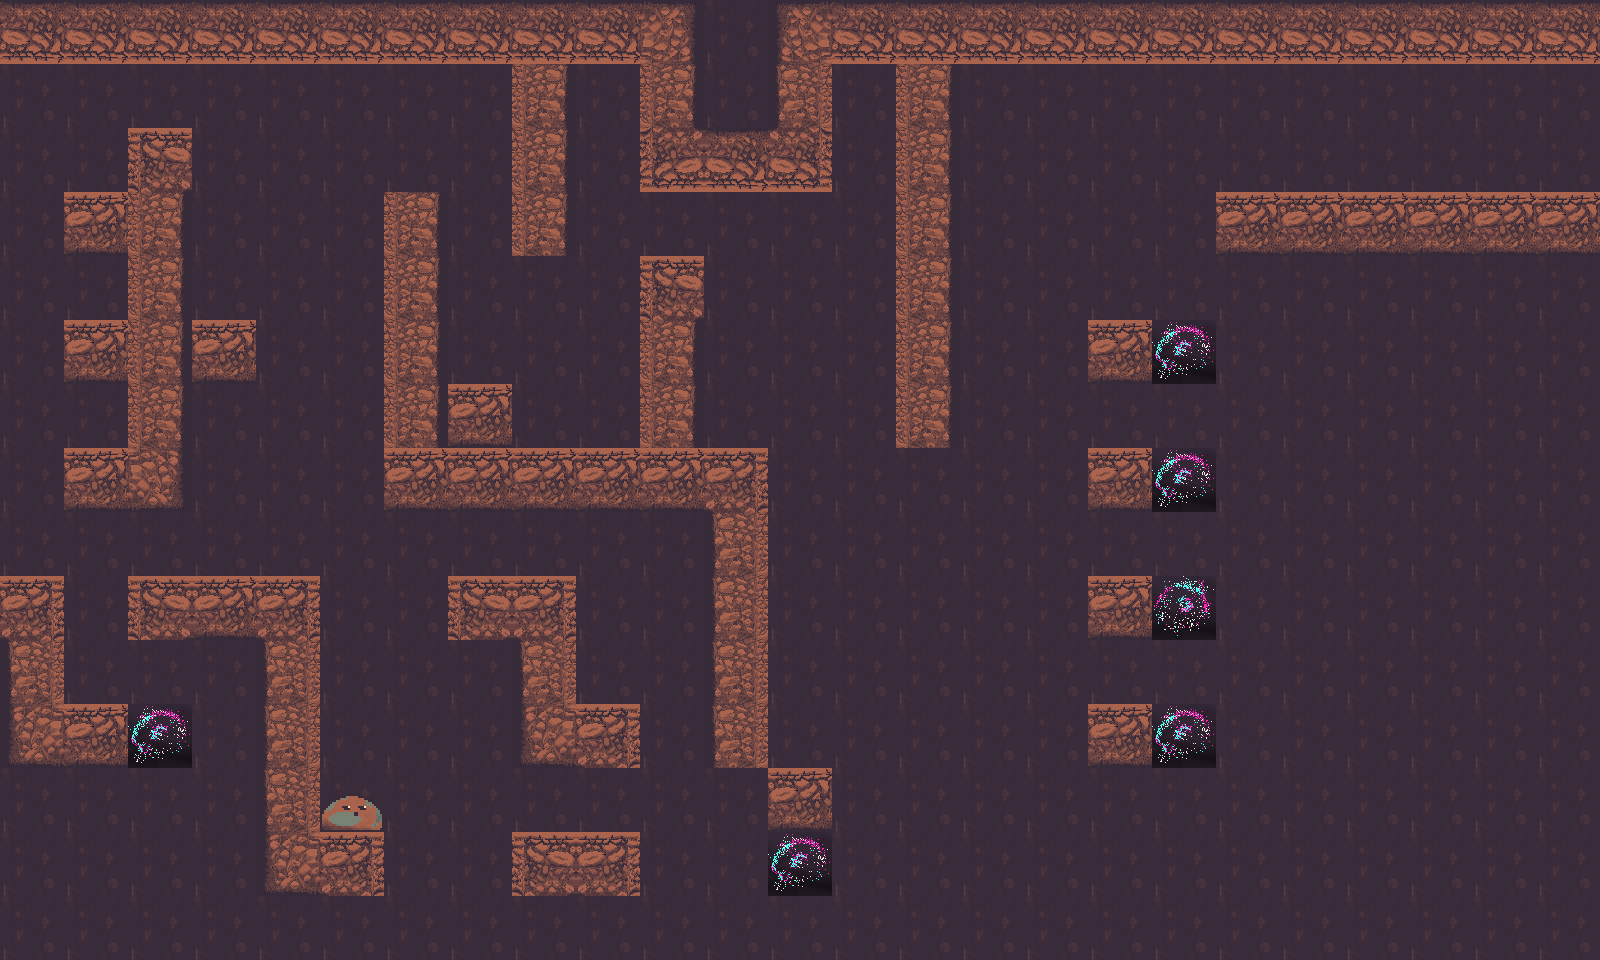

Tiled map render using the project's own tile images. Description and the whole map definition, tile-layer contents included, below:
An orthogonal 25x15 tile map with 64x64 px tiles, 3 tile layers (Background, Map, Player), 4 tilesets.

<map version="1.10" tiledversion="1.10.2" orientation="orthogonal" renderorder="right-down" width="25" height="15" tilewidth="64" tileheight="64" infinite="0" nextlayerid="4" nextobjectid="1">
 <properties>
  <property name="Minimum Spread Delay" value="0.2" />
  <property name="Spread Rate" value="1" />
 </properties>
 <tileset firstgid="1" name="Player" tilewidth="64" tileheight="64" tilecount="1" columns="0">
  <grid orientation="orthogonal" width="1" height="1" />
  <tile id="0">
   <image width="64" height="64" source="../../player/idle/idle01.png" />
  </tile>
 </tileset>
 <tileset firstgid="2" name="Dark Matter" class="source" tilewidth="64" tileheight="64" tilecount="4" columns="0">
  <grid orientation="orthogonal" width="1" height="1" />
  <tile id="0" type="source">
   <image width="64" height="64" source="../../blocks/dark_matter_source/dark_matter_source1.png" />
  </tile>
  <tile id="1" type="source">
   <image width="64" height="64" source="../../blocks/dark_matter_source/dark_matter_source2.png" />
  </tile>
  <tile id="2" type="source">
   <image width="64" height="64" source="../../blocks/dark_matter_source/dark_matter_source3.png" />
  </tile>
  <tile id="3" type="source">
   <image width="64" height="64" source="../../blocks/dark_matter_source/dark_matter_source4.png" />
  </tile>
 </tileset>
 <tileset firstgid="6" name="Blocks" class="solid" tilewidth="192" tileheight="192" tilecount="13" columns="0">
  <grid orientation="orthogonal" width="1" height="1" />
  <tile id="0">
   <image width="192" height="192" source="../../blocks/permanent_blocks/combined_tiles.png" />
  </tile>
  <tile id="1" type="solid">
   <image width="64" height="64" source="../../blocks/permanent_blocks/connector_tile_bottomleft.png" />
  </tile>
  <tile id="2" type="solid">
   <image width="64" height="64" source="../../blocks/permanent_blocks/connector_tile_bottomright.png" />
  </tile>
  <tile id="3" type="solid">
   <image width="64" height="64" source="../../blocks/permanent_blocks/connector_tile_upleft.png" />
  </tile>
  <tile id="4" type="solid">
   <image width="64" height="64" source="../../blocks/permanent_blocks/connector_tile_upright.png" />
  </tile>
  <tile id="5" type="solid">
   <image width="64" height="64" source="../../blocks/permanent_blocks/tiles_bottomleft.png" />
  </tile>
  <tile id="6" type="solid">
   <image width="64" height="64" source="../../blocks/permanent_blocks/tiles_bottomright.png" />
  </tile>
  <tile id="7" type="solid">
   <image width="64" height="64" source="../../blocks/permanent_blocks/tiles_inverted.png" />
  </tile>
  <tile id="8" type="solid">
   <image width="64" height="64" source="../../blocks/permanent_blocks/tiles_topleft.png" />
  </tile>
  <tile id="9" type="solid">
   <image width="64" height="64" source="../../blocks/permanent_blocks/tiles_topright.png" />
  </tile>
  <tile id="10" type="solid">
   <image width="64" height="64" source="../../blocks/permanent_blocks/tiles_vertical_left.png" />
  </tile>
  <tile id="11" type="solid">
   <image width="64" height="64" source="../../blocks/permanent_blocks/tiles_vertical_right.png" />
  </tile>
  <tile id="12" type="solid">
   <image width="64" height="64" source="../../blocks/permanent_blocks/tiles.png" />
  </tile>
 </tileset>
 <tileset firstgid="19" name="Background" tilewidth="64" tileheight="64" tilecount="4" columns="0">
  <grid orientation="orthogonal" width="1" height="1" />
  <tile id="0">
   <image width="64" height="64" source="../../blocks/permanent_blocks/bg.png" />
  </tile>
  <tile id="1">
   <image width="64" height="64" source="../../blocks/cave_wall/cave_wall.png" />
  </tile>
  <tile id="2">
   <image width="64" height="64" source="../../blocks/air_blocks/air_block_alt.png" />
  </tile>
  <tile id="3">
   <image width="64" height="64" source="../../blocks/air_blocks/air_block.png" />
  </tile>
 </tileset>
 <layer id="2" name="Background" width="25" height="15" locked="1">
  <data encoding="csv">
20,20,20,20,20,20,20,20,20,20,20,20,20,20,20,20,20,20,20,20,20,20,20,20,20,
20,20,20,20,20,20,20,20,20,20,20,20,20,20,20,20,20,20,20,20,20,20,20,20,20,
20,20,20,20,20,20,20,20,20,20,20,20,20,20,20,20,20,20,20,20,20,20,20,20,20,
20,20,20,20,20,20,20,20,20,20,20,20,20,20,20,20,20,20,20,20,20,20,20,20,20,
20,20,20,20,20,20,20,20,20,20,20,20,20,20,20,20,20,20,20,20,20,20,20,20,20,
20,20,20,20,20,20,20,20,20,20,20,20,20,20,20,20,20,20,20,20,20,20,20,20,20,
20,20,20,20,20,20,20,20,20,20,20,20,20,20,20,20,20,20,20,20,20,20,20,20,20,
20,20,20,20,20,20,20,20,20,20,20,20,20,20,20,20,20,20,20,20,20,20,20,20,20,
20,20,20,20,20,20,20,20,20,20,20,20,20,20,20,20,20,20,20,20,20,20,20,20,20,
20,20,20,20,20,20,20,20,20,20,20,20,20,20,20,20,20,20,20,20,20,20,20,20,20,
20,20,20,20,20,20,20,20,20,20,20,20,20,20,20,20,20,20,20,20,20,20,20,20,20,
20,20,20,20,20,20,20,20,20,20,20,20,20,20,20,20,20,20,20,20,20,20,20,20,20,
20,20,20,20,20,20,20,20,20,20,20,20,20,20,20,20,20,20,20,20,20,20,20,20,20,
20,20,20,20,20,20,20,20,20,20,20,20,20,20,20,20,20,20,20,20,20,20,20,20,20,
20,20,20,20,20,20,20,20,20,20,20,20,20,20,20,20,20,20,20,20,20,20,20,20,20
</data>
 </layer>
 <layer id="3" name="Map" width="25" height="15">
  <data encoding="csv">
13,13,13,13,13,13,13,13,13,13,7,0,8,13,13,13,13,13,13,13,13,13,13,13,13,
0,0,0,0,0,0,0,0,16,0,16,0,17,0,16,0,0,0,0,0,0,0,0,0,0,
0,0,14,0,0,0,0,0,16,0,11,13,12,0,16,0,0,0,0,0,0,0,0,0,0,
0,18,16,0,0,0,16,0,16,0,0,0,0,0,16,0,0,0,0,18,18,18,18,18,18,
0,0,16,0,0,0,16,0,0,0,14,0,0,0,16,0,0,0,0,0,0,0,0,0,0,
0,18,16,18,0,0,16,0,0,0,16,0,0,0,16,0,0,18,2,0,0,0,0,0,0,
0,0,16,0,0,0,16,18,0,0,16,0,0,0,16,0,0,0,0,0,0,0,0,0,0,
0,18,9,0,0,0,18,18,18,18,18,15,0,0,0,0,0,18,2,0,0,0,0,0,0,
0,0,0,0,0,0,0,0,0,0,0,17,0,0,0,0,0,0,0,0,0,0,0,0,0,
15,0,14,18,15,0,0,14,15,0,0,17,0,0,0,0,0,18,3,0,0,0,0,0,0,
17,0,0,0,17,0,0,0,17,0,0,17,0,0,0,0,0,0,0,0,0,0,0,0,0,
10,18,2,0,17,0,0,0,10,15,0,17,0,0,0,0,0,18,2,0,0,0,0,0,0,
0,0,0,0,17,0,0,0,0,0,0,0,18,0,0,0,0,0,0,0,0,0,0,0,0,
0,0,0,0,10,15,0,0,14,15,0,0,2,0,0,0,0,0,0,0,0,0,0,0,0,
0,0,0,0,0,0,0,0,0,0,0,0,0,0,0,0,0,0,0,0,0,0,0,0,0
</data>
 </layer>
 <layer id="1" name="Player" width="25" height="15" locked="1">
  <data encoding="csv">
0,0,0,0,0,0,0,0,0,0,0,0,0,0,0,0,0,0,0,0,0,0,0,0,0,
0,0,0,0,0,0,0,0,0,0,0,0,0,0,0,0,0,0,0,0,0,0,0,0,0,
0,0,0,0,0,0,0,0,0,0,0,0,0,0,0,0,0,0,0,0,0,0,0,0,0,
0,0,0,0,0,0,0,0,0,0,0,0,0,0,0,0,0,0,0,0,0,0,0,0,0,
0,0,0,0,0,0,0,0,0,0,0,0,0,0,0,0,0,0,0,0,0,0,0,0,0,
0,0,0,0,0,0,0,0,0,0,0,0,0,0,0,0,0,0,0,0,0,0,0,0,0,
0,0,0,0,0,0,0,0,0,0,0,0,0,0,0,0,0,0,0,0,0,0,0,0,0,
0,0,0,0,0,0,0,0,0,0,0,0,0,0,0,0,0,0,0,0,0,0,0,0,0,
0,0,0,0,0,0,0,0,0,0,0,0,0,0,0,0,0,0,0,0,0,0,0,0,0,
0,0,0,0,0,0,0,0,0,0,0,0,0,0,0,0,0,0,0,0,0,0,0,0,0,
0,0,0,0,0,0,0,0,0,0,0,0,0,0,0,0,0,0,0,0,0,0,0,0,0,
0,0,0,0,0,0,0,0,0,0,0,0,0,0,0,0,0,0,0,0,0,0,0,0,0,
0,0,0,0,0,1,0,0,0,0,0,0,0,0,0,0,0,0,0,0,0,0,0,0,0,
0,0,0,0,0,0,0,0,0,0,0,0,0,0,0,0,0,0,0,0,0,0,0,0,0,
0,0,0,0,0,0,0,0,0,0,0,0,0,0,0,0,0,0,0,0,0,0,0,0,0
</data>
 </layer>
</map>
